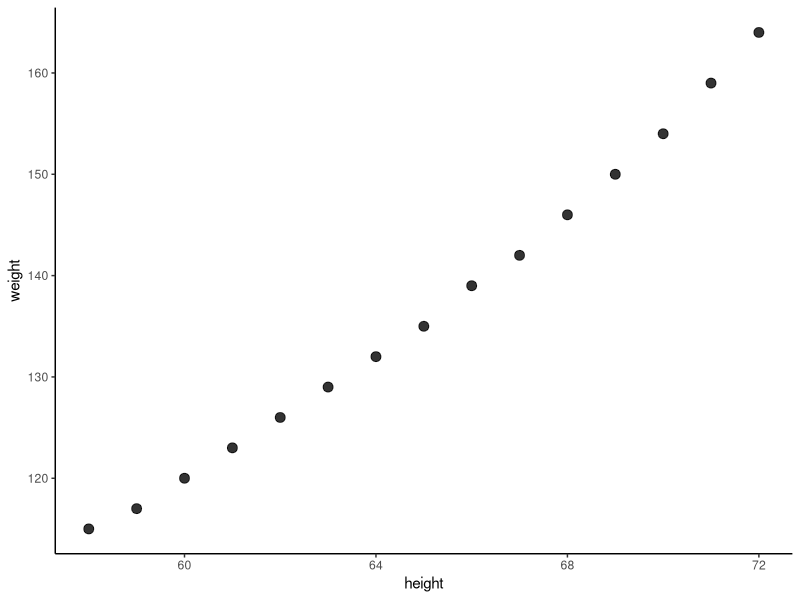

Reproduce this figure in R.
# Scott Schumacker
# notes

# Loading libraries
library(ggplot2)
library(dplyr)

# Preview data
head(women)

# Creating plot to visualize relationship
women %>% 
  ggplot(aes(x = height, y = weight)) +
  geom_point(size = 3, alpha = 0.8) +
  theme_classic()

